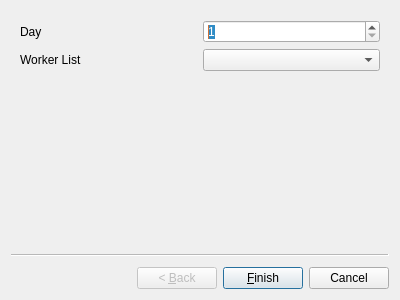
<?xml version="1.0" encoding="UTF-8"?>
<ui version="4.0">
 <class>ShiftWizard</class>
 <widget class="QWizard" name="ShiftWizard">
  <property name="geometry">
   <rect>
    <x>0</x>
    <y>0</y>
    <width>400</width>
    <height>300</height>
   </rect>
  </property>
  <property name="windowTitle">
   <string>ShiftWizard</string>
  </property>
  <widget class="QWizardPage" name="MainWizardPage">
   <layout class="QGridLayout" name="gridLayout">
    <item row="0" column="0">
     <widget class="QLabel" name="DayLabel">
      <property name="text">
       <string>Day </string>
      </property>
     </widget>
    </item>
    <item row="1" column="0">
     <widget class="QLabel" name="WorkerListsLabel">
      <property name="text">
       <string>Worker List</string>
      </property>
     </widget>
    </item>
    <item row="0" column="1">
     <widget class="QSpinBox" name="DaySpinBox">
      <property name="minimum">
       <number>1</number>
      </property>
      <property name="maximum">
       <number>30</number>
      </property>
      <property name="stepType">
       <enum>QAbstractSpinBox::DefaultStepType</enum>
      </property>
      <property name="value">
       <number>1</number>
      </property>
     </widget>
    </item>
    <item row="1" column="1">
     <widget class="QComboBox" name="WorkerComboBox"/>
    </item>
   </layout>
  </widget>
 </widget>
 <resources/>
 <connections/>
</ui>
